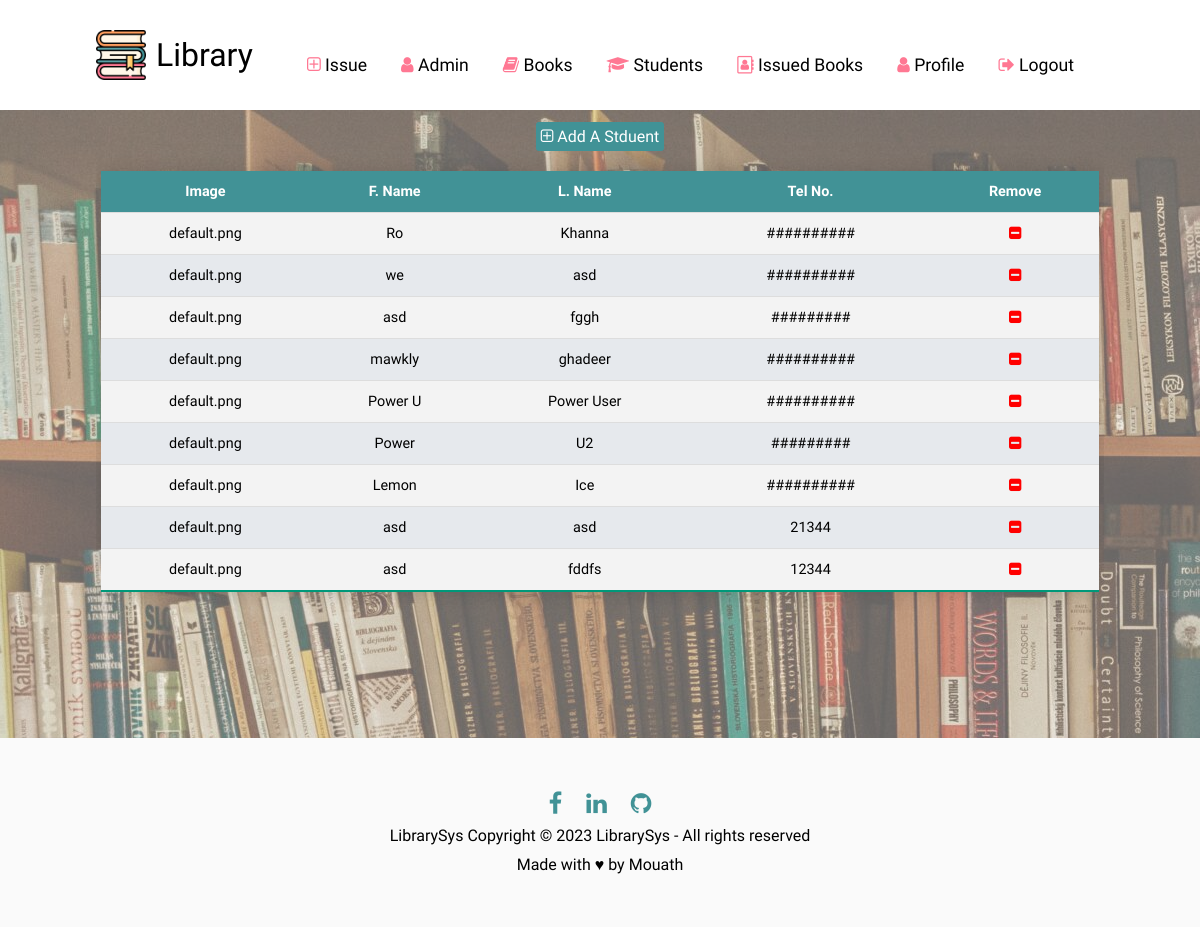
Screenshot of /students/ (signed in) with the database file from the repository.
### LibraryApp/models.py (models this page shows, shortened)
class Student(models.Model):
    FName=models.CharField(max_length=10)
    LName=models.CharField(max_length=10)
    TelNo=models.CharField(max_length=10)
    user=models.OneToOneField(
        User,
        on_delete=models.CASCADE
    )
    image = models.ImageField(upload_to='images/',  blank=True)

### LibraryApp/views.py (the view)
# urls.py: path('students/', views.Students, name='Students'),
def Students(req):
    if(req.user.is_superuser):
        students=models.Student.objects.all()
        con={
            'students':students
        }
        return render(req,'Library/Students.html',con)
    else:
        return HttpResponse('impossible, not Autherized!')  # to be replaced by Messsege later

### LibraryApp/templates/Library/Students.html
{% extends 'base.html' %}
{% block content %}
<div class="mytable std">
    <div class="add-btn">
        <a href="{% url 'LibraryApp:AddStudents' %}"><i class="fa fa-plus-square-o" aria-hidden="true"></i>  Add A Stduent</a>
    </div>
    <table class="styled-table std">
        <th>Image</th>
        <th>F. Name</th>
        <th>L. Name</th>
        <th>Tel No.</th>
        <th>Remove</th>
        {% for i in students %}
        <tr>
            <td>{{i.image}}</td>
            <td>{{i.FName}}</td>
            <td>{{i.LName}}</td>
            <td>{{i.TelNo}}</td>
            <td><a href="{% url 'LibraryApp:delStudents' i.id %}"><i class="fa fa-minus-square" aria-hidden="true"></i></a></td>
        </tr>
        {% endfor %}
    </table>
</div>
{% endblock %}

### LibraryApp/static/css/main.css (style rules this page uses)
* { margin: 0; padding: 0; font-family: 'Ubuntu', sans-serif; }
:root { --c0:#C92C6D; --c1:#ff9e5e; --c2:#419296; --c3:#ff7893; --footer:#f3f3f3; --Nav:#ff9e5e; }
.add-btn { margin-top: 10px; text-align: center; }
.add-btn a { text-decoration: none; user-select: none; color: white; padding: 5px; border-radius: 3px; }
.styled-table .fa { color: red; }
.mytable { overflow-x: auto; padding: 5px; margin-top: .2%; }
.styled-table { border-collapse: collapse; margin: 25px 0; font-size: 0.9em; min-width: 400px; box-shadow: 0 0 20px rgba(0, 0, 0, 0.15); text-align:center; width: 100%; height: 35px; user-select: none; overflow-x: scroll; }
.styled-table th, .styled-table td { padding: 12px 15px; }
.styled-table tbody tr { border-bottom: 1px solid #dddddd; }
.styled-table tbody tr:nth-of-type(even) { background-color: #f3f3f3; }
.styled-table tbody tr:nth-of-type(odd) { background-color: #e6e9ed; }
.styled-table tbody tr:last-of-type { border-bottom: 2px solid #009879; }
.std .styled-table th,.std .add-btn a { background-color: var(--c2); color: white; }

### rows the page displays
Student: image "default.png", FName "Ro", LName "Khanna", TelNo "##########"
Student: image "default.png", FName "we", LName "asd", TelNo "##########"
Student: image "default.png", FName "asd", LName "fggh", TelNo "#########"
Student: image "default.png", FName "mawkly", LName "ghadeer", TelNo "##########"
Student: image "default.png", FName "Power U", LName "Power User", TelNo "##########"
Student: image "default.png", FName "Power", LName "U2", TelNo "#########"
Student: image "default.png", FName "Lemon", LName "Ice", TelNo "##########"
Student: image "default.png", FName "asd", LName "asd", TelNo "21344"
Student: image "default.png", FName "asd", LName "fddfs", TelNo "12344"
